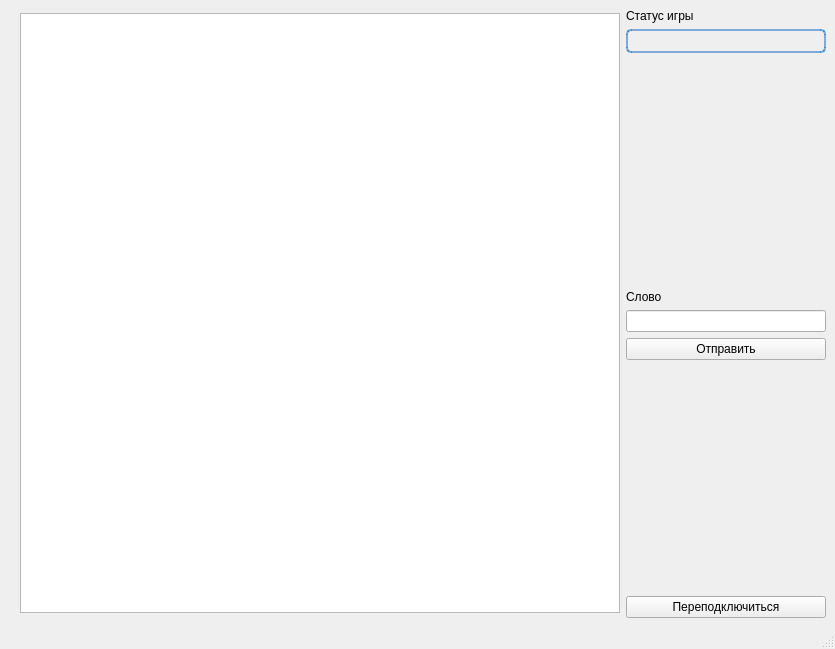
<?xml version="1.0" encoding="UTF-8"?>
<ui version="4.0">
 <class>MainWindow</class>
 <widget class="QMainWindow" name="MainWindow">
  <property name="geometry">
   <rect>
    <x>0</x>
    <y>0</y>
    <width>835</width>
    <height>649</height>
   </rect>
  </property>
  <property name="maximumSize">
   <size>
    <width>16777215</width>
    <height>649</height>
   </size>
  </property>
  <property name="windowTitle">
   <string>MainWindow</string>
  </property>
  <widget class="QWidget" name="centralwidget">
   <layout class="QGridLayout" name="gridLayout_2">
    <item row="0" column="0">
     <layout class="QGridLayout" name="gridLayout" columnstretch="1,0,0">
      <item row="0" column="2">
       <layout class="QVBoxLayout" name="verticalLayout">
        <item>
         <layout class="QVBoxLayout" name="statusBarLayout">
          <item>
           <widget class="QLabel" name="label">
            <property name="styleSheet">
             <string notr="true">font: 700 9.5pt &quot;Segoe UI&quot;;
color: black;</string>
            </property>
            <property name="text">
             <string>Статус игры</string>
            </property>
           </widget>
          </item>
          <item>
           <widget class="QLabel" name="statusBarLabel">
            <property name="enabled">
             <bool>true</bool>
            </property>
            <property name="sizePolicy">
             <sizepolicy hsizetype="Minimum" vsizetype="Preferred">
              <horstretch>0</horstretch>
              <verstretch>0</verstretch>
             </sizepolicy>
            </property>
            <property name="styleSheet">
             <string notr="true">border: 1.5px solid rgba(4, 102, 200, 0.5);
color: black;
border-radius: 5px;
padding: 3px</string>
            </property>
            <property name="text">
             <string/>
            </property>
           </widget>
          </item>
         </layout>
        </item>
        <item>
         <spacer name="verticalSpacer">
          <property name="orientation">
           <enum>Qt::Vertical</enum>
          </property>
          <property name="sizeHint" stdset="0">
           <size>
            <width>20</width>
            <height>40</height>
           </size>
          </property>
         </spacer>
        </item>
        <item>
         <layout class="QVBoxLayout" name="verticalLayout_2">
          <item>
           <widget class="QLabel" name="wordLabel">
            <property name="text">
             <string>Слово</string>
            </property>
           </widget>
          </item>
          <item>
           <widget class="QLineEdit" name="wordInput">
            <property name="minimumSize">
             <size>
              <width>200</width>
              <height>0</height>
             </size>
            </property>
           </widget>
          </item>
         </layout>
        </item>
        <item>
         <widget class="QPushButton" name="sendWordButton">
          <property name="text">
           <string>Отправить</string>
          </property>
         </widget>
        </item>
        <item>
         <spacer name="verticalSpacer_2">
          <property name="orientation">
           <enum>Qt::Vertical</enum>
          </property>
          <property name="sizeHint" stdset="0">
           <size>
            <width>20</width>
            <height>40</height>
           </size>
          </property>
         </spacer>
        </item>
        <item>
         <widget class="QPushButton" name="reconnectButton">
          <property name="text">
           <string>Переподключиться</string>
          </property>
         </widget>
        </item>
       </layout>
      </item>
      <item row="0" column="1">
       <widget class="QGraphicsView" name="graphicsView">
        <property name="minimumSize">
         <size>
          <width>600</width>
          <height>600</height>
         </size>
        </property>
        <property name="maximumSize">
         <size>
          <width>600</width>
          <height>600</height>
         </size>
        </property>
        <property name="verticalScrollBarPolicy">
         <enum>Qt::ScrollBarAlwaysOff</enum>
        </property>
        <property name="horizontalScrollBarPolicy">
         <enum>Qt::ScrollBarAlwaysOff</enum>
        </property>
        <property name="interactive">
         <bool>false</bool>
        </property>
        <property name="sceneRect">
         <rectf>
          <x>0.000000000000000</x>
          <y>0.000000000000000</y>
          <width>600.000000000000000</width>
          <height>600.000000000000000</height>
         </rectf>
        </property>
       </widget>
      </item>
     </layout>
    </item>
   </layout>
  </widget>
  <widget class="QStatusBar" name="statusbar"/>
 </widget>
 <resources/>
 <connections/>
</ui>
